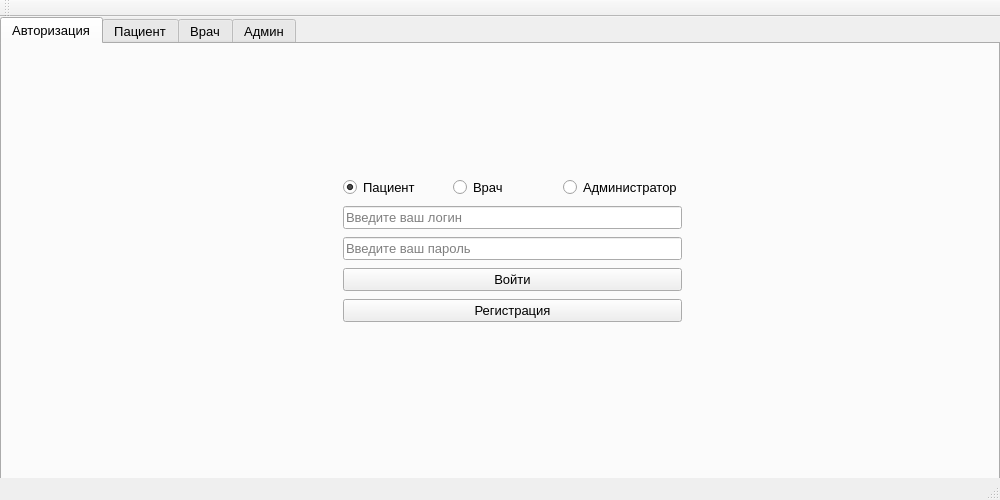
<?xml version="1.0" encoding="UTF-8"?>
<ui version="4.0">
 <class>MainWindow</class>
 <widget class="QMainWindow" name="MainWindow">
  <property name="geometry">
   <rect>
    <x>0</x>
    <y>0</y>
    <width>1000</width>
    <height>500</height>
   </rect>
  </property>
  <property name="minimumSize">
   <size>
    <width>1000</width>
    <height>500</height>
   </size>
  </property>
  <property name="maximumSize">
   <size>
    <width>1000</width>
    <height>500</height>
   </size>
  </property>
  <property name="windowTitle">
   <string>MainWindow</string>
  </property>
  <widget class="QWidget" name="centralWidget">
   <widget class="QTabWidget" name="tabWidget">
    <property name="geometry">
     <rect>
      <x>0</x>
      <y>0</y>
      <width>1000</width>
      <height>500</height>
     </rect>
    </property>
    <property name="font">
     <font>
      <pointsize>10</pointsize>
     </font>
    </property>
    <property name="currentIndex">
     <number>0</number>
    </property>
    <widget class="QWidget" name="tab">
     <attribute name="title">
      <string>Авторизация</string>
     </attribute>
     <widget class="QWidget" name="verticalLayoutWidget">
      <property name="geometry">
       <rect>
        <x>330</x>
        <y>120</y>
        <width>361</width>
        <height>174</height>
       </rect>
      </property>
      <layout class="QVBoxLayout" name="verticalLayout">
       <item>
        <layout class="QHBoxLayout" name="horizontalLayout">
         <item>
          <widget class="QRadioButton" name="radioButton_user">
           <property name="text">
            <string>Пациент</string>
           </property>
           <property name="checked">
            <bool>true</bool>
           </property>
          </widget>
         </item>
         <item>
          <widget class="QRadioButton" name="radioButton_doc">
           <property name="text">
            <string>Врач</string>
           </property>
          </widget>
         </item>
         <item>
          <widget class="QRadioButton" name="radioButton_admin">
           <property name="text">
            <string>Администратор</string>
           </property>
          </widget>
         </item>
        </layout>
       </item>
       <item>
        <widget class="QLineEdit" name="lineEdit_login">
         <property name="placeholderText">
          <string>Введите ваш логин</string>
         </property>
        </widget>
       </item>
       <item>
        <widget class="QLineEdit" name="lineEdit_password">
         <property name="echoMode">
          <enum>QLineEdit::Password</enum>
         </property>
         <property name="placeholderText">
          <string>Введите ваш пароль</string>
         </property>
        </widget>
       </item>
       <item>
        <widget class="QPushButton" name="pushButton_enter">
         <property name="text">
          <string>Войти</string>
         </property>
        </widget>
       </item>
       <item>
        <widget class="QPushButton" name="pushButton_toReg">
         <property name="text">
          <string>Регистрация</string>
         </property>
        </widget>
       </item>
      </layout>
     </widget>
    </widget>
    <widget class="QWidget" name="tab_2">
     <attribute name="title">
      <string>Пациент</string>
     </attribute>
     <widget class="QStackedWidget" name="stackedWidget_user">
      <property name="geometry">
       <rect>
        <x>300</x>
        <y>20</y>
        <width>411</width>
        <height>351</height>
       </rect>
      </property>
      <property name="frameShape">
       <enum>QFrame::Box</enum>
      </property>
      <property name="currentIndex">
       <number>0</number>
      </property>
      <widget class="QWidget" name="page">
       <widget class="QWidget" name="verticalLayoutWidget_3">
        <property name="geometry">
         <rect>
          <x>0</x>
          <y>0</y>
          <width>411</width>
          <height>351</height>
         </rect>
        </property>
        <layout class="QVBoxLayout" name="verticalLayout_3" stretch="2,0,0">
         <item>
          <widget class="QLabel" name="label_2">
           <property name="font">
            <font>
             <pointsize>13</pointsize>
            </font>
           </property>
           <property name="text">
            <string>Ваш профиль</string>
           </property>
           <property name="alignment">
            <set>Qt::AlignCenter</set>
           </property>
          </widget>
         </item>
         <item>
          <layout class="QHBoxLayout" name="horizontalLayout_3">
           <item>
            <widget class="QLabel" name="label_3">
             <property name="text">
              <string>Ваш полис</string>
             </property>
            </widget>
           </item>
           <item>
            <widget class="QLineEdit" name="lineEdit_polis">
             <property name="readOnly">
              <bool>true</bool>
             </property>
            </widget>
           </item>
          </layout>
         </item>
         <item>
          <layout class="QVBoxLayout" name="verticalLayout_4">
           <item>
            <widget class="QPushButton" name="pushButton_toRecord">
             <property name="text">
              <string>Записаться ко врачу</string>
             </property>
            </widget>
           </item>
           <item>
            <widget class="QPushButton" name="pushButton_toRecommendation">
             <property name="text">
              <string>Рекомендации врачей</string>
             </property>
            </widget>
           </item>
           <item>
            <widget class="QPushButton" name="pushButton_toHistory">
             <property name="text">
              <string>История записей</string>
             </property>
            </widget>
           </item>
          </layout>
         </item>
        </layout>
       </widget>
      </widget>
      <widget class="QWidget" name="page_2">
       <widget class="QWidget" name="horizontalLayoutWidget_2">
        <property name="geometry">
         <rect>
          <x>0</x>
          <y>0</y>
          <width>411</width>
          <height>351</height>
         </rect>
        </property>
        <layout class="QHBoxLayout" name="horizontalLayout_2" stretch="0,0">
         <property name="spacing">
          <number>2</number>
         </property>
         <item>
          <layout class="QVBoxLayout" name="verticalLayout_2" stretch="0,0,0,0,0,0">
           <property name="sizeConstraint">
            <enum>QLayout::SetDefaultConstraint</enum>
           </property>
           <item>
            <widget class="QLabel" name="label">
             <property name="text">
              <string>Записаться ко врачу</string>
             </property>
            </widget>
           </item>
           <item>
            <widget class="QLineEdit" name="lineEdit_search">
             <property name="placeholderText">
              <string>Введите фамилию врача</string>
             </property>
            </widget>
           </item>
           <item>
            <widget class="QDateEdit" name="dateEdit">
             <property name="maximumDate">
              <date>
               <year>2023</year>
               <month>12</month>
               <day>31</day>
              </date>
             </property>
            </widget>
           </item>
           <item>
            <widget class="QComboBox" name="comboBox_specialization">
             <item>
              <property name="text">
               <string>Выберите специальность</string>
              </property>
             </item>
            </widget>
           </item>
           <item>
            <widget class="QPushButton" name="pushButton_search">
             <property name="text">
              <string>Поиск</string>
             </property>
            </widget>
           </item>
           <item>
            <widget class="QPushButton" name="pushButton_back">
             <property name="text">
              <string>Назад</string>
             </property>
            </widget>
           </item>
          </layout>
         </item>
         <item>
          <layout class="QVBoxLayout" name="verticalLayout_7">
           <item>
            <widget class="QLabel" name="label_date">
             <property name="text">
              <string>Дата</string>
             </property>
             <property name="alignment">
              <set>Qt::AlignCenter</set>
             </property>
            </widget>
           </item>
           <item>
            <widget class="QTableWidget" name="tableWidget">
             <column>
              <property name="text">
               <string>Врач</string>
              </property>
             </column>
             <column>
              <property name="text">
               <string>Специальность</string>
              </property>
             </column>
             <column>
              <property name="text">
               <string>Отзывы</string>
              </property>
             </column>
             <column>
              <property name="text">
               <string>Записаться</string>
              </property>
             </column>
            </widget>
           </item>
          </layout>
         </item>
        </layout>
       </widget>
      </widget>
      <widget class="QWidget" name="page_3">
       <widget class="QWidget" name="verticalLayoutWidget_5">
        <property name="geometry">
         <rect>
          <x>0</x>
          <y>0</y>
          <width>411</width>
          <height>351</height>
         </rect>
        </property>
        <layout class="QVBoxLayout" name="verticalLayout_5">
         <item>
          <widget class="QTableWidget" name="tableWidget_recommendation">
           <attribute name="horizontalHeaderStretchLastSection">
            <bool>true</bool>
           </attribute>
           <column>
            <property name="text">
             <string>Дата приема</string>
            </property>
           </column>
           <column>
            <property name="text">
             <string>Врач</string>
            </property>
           </column>
           <column>
            <property name="text">
             <string>Специальность</string>
            </property>
           </column>
           <column>
            <property name="text">
             <string>Рекомендация</string>
            </property>
           </column>
          </widget>
         </item>
         <item>
          <widget class="QPushButton" name="pushButton_back_2">
           <property name="text">
            <string>Назад</string>
           </property>
          </widget>
         </item>
        </layout>
       </widget>
      </widget>
      <widget class="QWidget" name="page_4">
       <widget class="QWidget" name="verticalLayoutWidget_6">
        <property name="geometry">
         <rect>
          <x>0</x>
          <y>0</y>
          <width>411</width>
          <height>351</height>
         </rect>
        </property>
        <layout class="QVBoxLayout" name="verticalLayout_6">
         <item>
          <widget class="QTableWidget" name="tableWidget_records">
           <column>
            <property name="text">
             <string>Дата приема</string>
            </property>
           </column>
           <column>
            <property name="text">
             <string>Время</string>
            </property>
           </column>
           <column>
            <property name="text">
             <string>Врач</string>
            </property>
           </column>
           <column>
            <property name="text">
             <string>Специальность</string>
            </property>
           </column>
           <column>
            <property name="text">
             <string>Действие</string>
            </property>
           </column>
          </widget>
         </item>
         <item>
          <widget class="QPushButton" name="pushButton_back_3">
           <property name="text">
            <string>Назад</string>
           </property>
          </widget>
         </item>
        </layout>
       </widget>
      </widget>
     </widget>
    </widget>
    <widget class="QWidget" name="tab_3">
     <attribute name="title">
      <string>Врач</string>
     </attribute>
     <widget class="QStackedWidget" name="stackedWidget_doctor">
      <property name="geometry">
       <rect>
        <x>310</x>
        <y>40</y>
        <width>391</width>
        <height>341</height>
       </rect>
      </property>
      <property name="frameShape">
       <enum>QFrame::Box</enum>
      </property>
      <property name="currentIndex">
       <number>2</number>
      </property>
      <widget class="QWidget" name="page_7">
       <widget class="QWidget" name="verticalLayoutWidget_10">
        <property name="geometry">
         <rect>
          <x>0</x>
          <y>0</y>
          <width>391</width>
          <height>341</height>
         </rect>
        </property>
        <layout class="QVBoxLayout" name="verticalLayout_10">
         <item>
          <widget class="QLabel" name="label_6">
           <property name="font">
            <font>
             <pointsize>13</pointsize>
            </font>
           </property>
           <property name="text">
            <string>Врач</string>
           </property>
           <property name="alignment">
            <set>Qt::AlignCenter</set>
           </property>
          </widget>
         </item>
         <item>
          <widget class="QPushButton" name="pushButton_toSetDay">
           <property name="text">
            <string>Рабочие дни</string>
           </property>
          </widget>
         </item>
         <item>
          <widget class="QPushButton" name="pushButton_toReceptions">
           <property name="text">
            <string>Ваши приемы</string>
           </property>
          </widget>
         </item>
        </layout>
       </widget>
      </widget>
      <widget class="QWidget" name="page_8">
       <widget class="QWidget" name="verticalLayoutWidget_11">
        <property name="geometry">
         <rect>
          <x>0</x>
          <y>0</y>
          <width>391</width>
          <height>341</height>
         </rect>
        </property>
        <layout class="QVBoxLayout" name="verticalLayout_11">
         <item>
          <widget class="QLabel" name="label_7">
           <property name="font">
            <font>
             <pointsize>12</pointsize>
            </font>
           </property>
           <property name="text">
            <string>Ваши рабочие дни</string>
           </property>
           <property name="alignment">
            <set>Qt::AlignCenter</set>
           </property>
          </widget>
         </item>
         <item>
          <widget class="QTableWidget" name="tableWidget_days">
           <property name="font">
            <font>
             <pointsize>10</pointsize>
            </font>
           </property>
           <attribute name="horizontalHeaderStretchLastSection">
            <bool>true</bool>
           </attribute>
           <column>
            <property name="text">
             <string>Дата</string>
            </property>
           </column>
          </widget>
         </item>
         <item>
          <layout class="QHBoxLayout" name="horizontalLayout_6">
           <item>
            <widget class="QDateEdit" name="dateEdit_work">
             <property name="maximumDateTime">
              <datetime>
               <hour>23</hour>
               <minute>59</minute>
               <second>59</second>
               <year>2023</year>
               <month>12</month>
               <day>31</day>
              </datetime>
             </property>
            </widget>
           </item>
           <item>
            <widget class="QPushButton" name="pushButton_addDay">
             <property name="text">
              <string>Добавить</string>
             </property>
            </widget>
           </item>
          </layout>
         </item>
         <item>
          <widget class="QPushButton" name="pushButton_Back">
           <property name="text">
            <string>Назад</string>
           </property>
          </widget>
         </item>
        </layout>
       </widget>
      </widget>
      <widget class="QWidget" name="page_9">
       <widget class="QWidget" name="verticalLayoutWidget_12">
        <property name="geometry">
         <rect>
          <x>0</x>
          <y>0</y>
          <width>391</width>
          <height>341</height>
         </rect>
        </property>
        <layout class="QVBoxLayout" name="verticalLayout_12">
         <item>
          <widget class="QLabel" name="label_8">
           <property name="font">
            <font>
             <pointsize>12</pointsize>
            </font>
           </property>
           <property name="text">
            <string>Приемы</string>
           </property>
           <property name="alignment">
            <set>Qt::AlignCenter</set>
           </property>
          </widget>
         </item>
         <item>
          <widget class="QTableWidget" name="tableWidget_reception">
           <column>
            <property name="text">
             <string>Пациент</string>
            </property>
           </column>
           <column>
            <property name="text">
             <string>Возраст</string>
            </property>
           </column>
           <column>
            <property name="text">
             <string>Дата</string>
            </property>
           </column>
           <column>
            <property name="text">
             <string>Время</string>
            </property>
           </column>
           <column>
            <property name="text">
             <string>Действие</string>
            </property>
           </column>
          </widget>
         </item>
         <item>
          <widget class="QPushButton" name="pushButton_Back_2">
           <property name="text">
            <string>Назад</string>
           </property>
          </widget>
         </item>
        </layout>
       </widget>
      </widget>
     </widget>
    </widget>
    <widget class="QWidget" name="tab_4">
     <attribute name="title">
      <string>Админ</string>
     </attribute>
     <widget class="QStackedWidget" name="stackedWidget_admin">
      <property name="geometry">
       <rect>
        <x>330</x>
        <y>30</y>
        <width>371</width>
        <height>331</height>
       </rect>
      </property>
      <property name="frameShape">
       <enum>QFrame::Box</enum>
      </property>
      <property name="currentIndex">
       <number>1</number>
      </property>
      <widget class="QWidget" name="page_5">
       <widget class="QWidget" name="verticalLayoutWidget_8">
        <property name="geometry">
         <rect>
          <x>0</x>
          <y>0</y>
          <width>371</width>
          <height>331</height>
         </rect>
        </property>
        <layout class="QVBoxLayout" name="verticalLayout_8">
         <item>
          <widget class="QLabel" name="label_4">
           <property name="font">
            <font>
             <pointsize>12</pointsize>
            </font>
           </property>
           <property name="text">
            <string>Администратор</string>
           </property>
           <property name="alignment">
            <set>Qt::AlignCenter</set>
           </property>
          </widget>
         </item>
         <item>
          <widget class="QPushButton" name="pushButton_toRegAdmin">
           <property name="text">
            <string>Зарегистрировать врача</string>
           </property>
          </widget>
         </item>
         <item>
          <widget class="QPushButton" name="pushButton_toDoctors">
           <property name="text">
            <string>Врачи</string>
           </property>
          </widget>
         </item>
        </layout>
       </widget>
      </widget>
      <widget class="QWidget" name="page_6">
       <widget class="QWidget" name="verticalLayoutWidget_9">
        <property name="geometry">
         <rect>
          <x>0</x>
          <y>0</y>
          <width>371</width>
          <height>331</height>
         </rect>
        </property>
        <layout class="QVBoxLayout" name="verticalLayout_9">
         <item>
          <widget class="QLabel" name="label_5">
           <property name="font">
            <font>
             <pointsize>12</pointsize>
            </font>
           </property>
           <property name="text">
            <string>Врачи</string>
           </property>
           <property name="alignment">
            <set>Qt::AlignCenter</set>
           </property>
          </widget>
         </item>
         <item>
          <widget class="QTableWidget" name="tableWidget_doctors">
           <property name="autoScroll">
            <bool>true</bool>
           </property>
           <attribute name="horizontalHeaderStretchLastSection">
            <bool>true</bool>
           </attribute>
           <column>
            <property name="text">
             <string>Врач</string>
            </property>
           </column>
           <column>
            <property name="text">
             <string>Специальность</string>
            </property>
           </column>
           <column>
            <property name="text">
             <string>Стоимость услуг</string>
            </property>
           </column>
           <column>
            <property name="text">
             <string>Изменить</string>
            </property>
           </column>
           <column>
            <property name="text">
             <string>Уволить</string>
            </property>
           </column>
          </widget>
         </item>
         <item>
          <widget class="QPushButton" name="pushButton_back_4">
           <property name="text">
            <string>Назад</string>
           </property>
          </widget>
         </item>
        </layout>
       </widget>
      </widget>
     </widget>
    </widget>
   </widget>
  </widget>
  <widget class="QMenuBar" name="menuBar">
   <property name="geometry">
    <rect>
     <x>0</x>
     <y>0</y>
     <width>1000</width>
     <height>20</height>
    </rect>
   </property>
  </widget>
  <widget class="QToolBar" name="mainToolBar">
   <attribute name="toolBarArea">
    <enum>TopToolBarArea</enum>
   </attribute>
   <attribute name="toolBarBreak">
    <bool>false</bool>
   </attribute>
  </widget>
  <widget class="QStatusBar" name="statusBar"/>
 </widget>
 <layoutdefault spacing="6" margin="11"/>
 <resources/>
 <connections/>
</ui>
